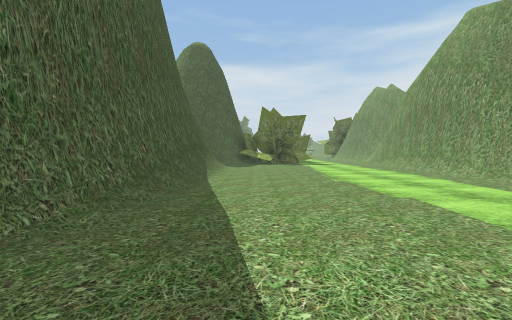
View 1 (above)

16 first-person views from a walk through a scene from a Unity 3-D project. The camera is 1.3 m above the floor, tilts 2° down and sees 90° across. The floor is counted in squares, 2 m on a side. Each view is taken from the middle of a square. On the plan, view 1 faces up. The plan holds only what a view shows up to about 9 squares ahead; the rest is blank. The place goes on beyond the plan. The player character is not drawn. Some animated figures are not drawn. Some surface patterns are stand-ins.

View 2
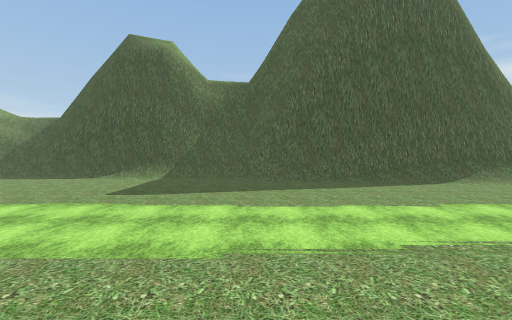

View 3
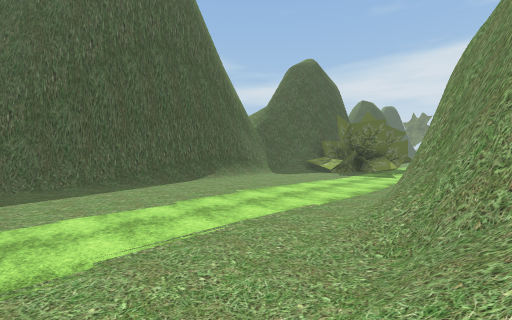

View 4
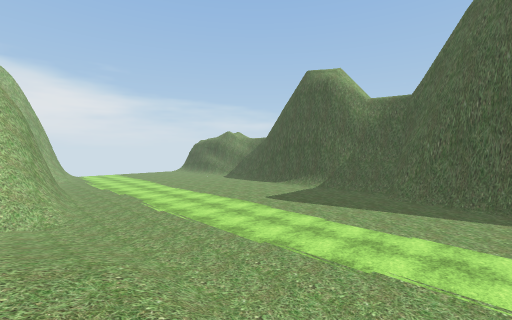

View 5
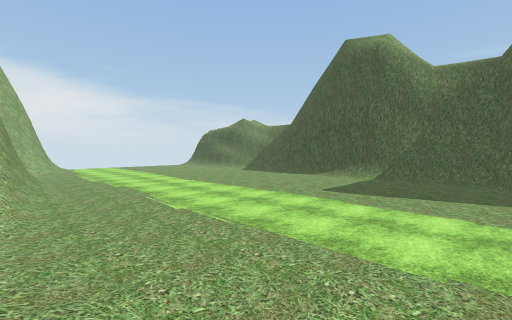

View 6
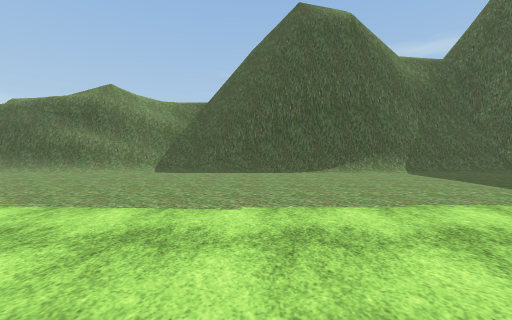

View 7
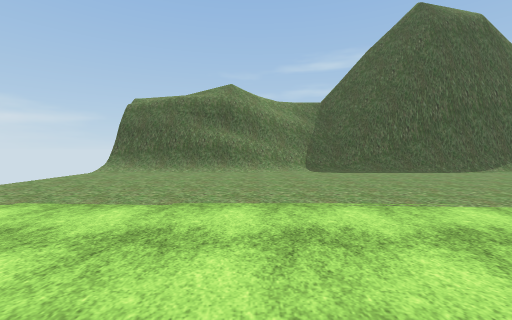

View 8
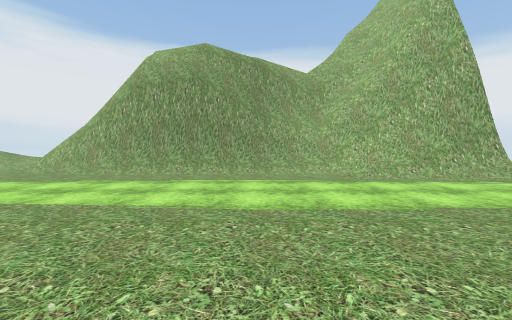

View 9
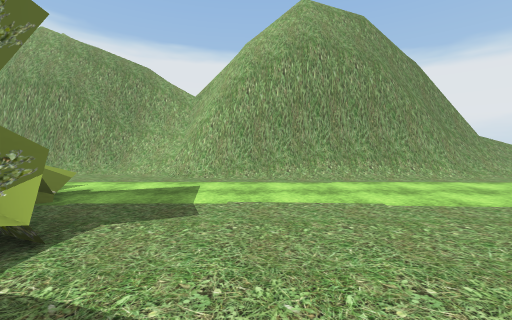

View 10
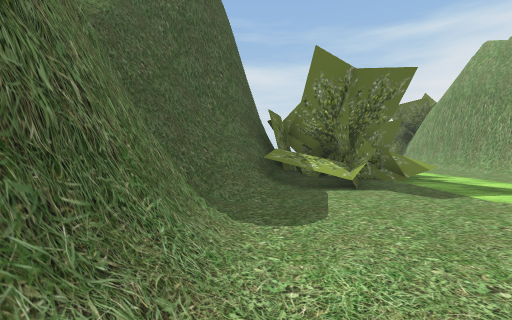

View 11
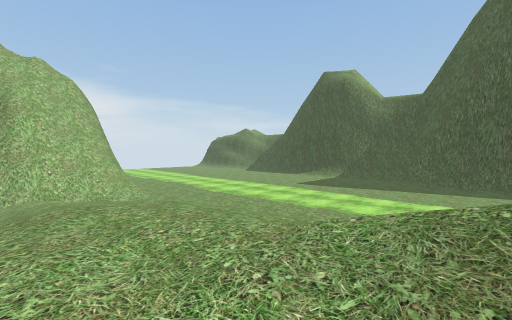

View 12
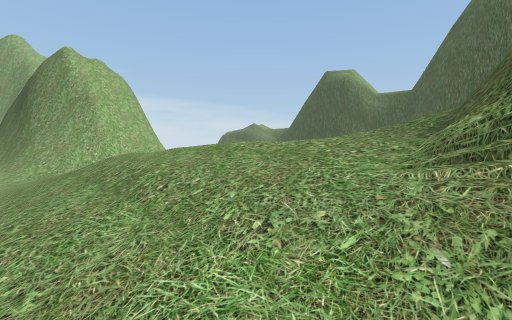

View 13
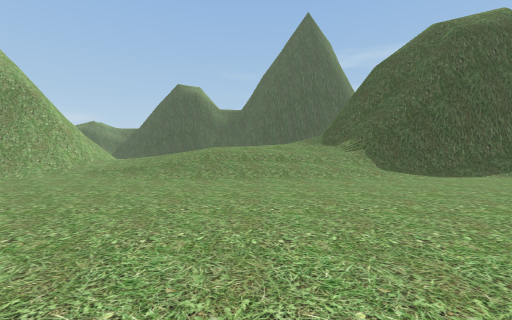

View 14
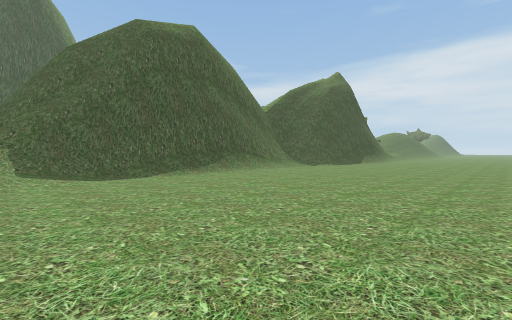

View 15
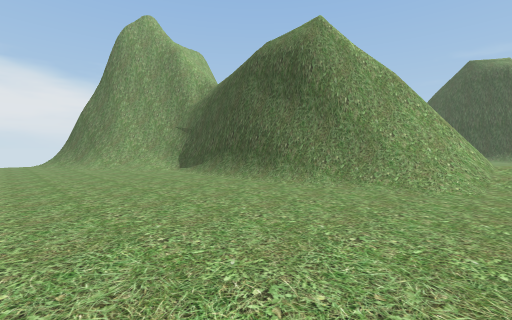

View 16
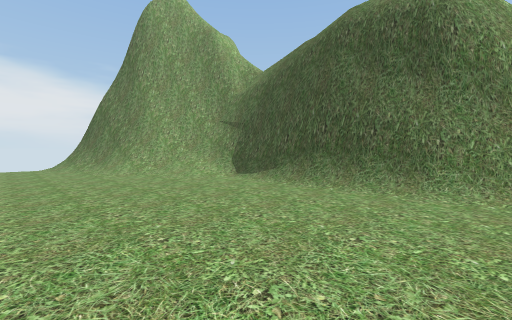

### Floor plan
Key: @ floor where view 1 was taken; # wall or solid block; . main floor; : floor 0.25 m higher than the main floor; + floor 0.75 m higher than the main floor; * floor 1.5 m higher than the main floor; % floor 1.75 m higher than the main floor; / step, stairs or slope; = window, fence, low wall or low ledge; O other object.
Columns run from 4 left of view 1 to 18 right of it. Each row starts with its distance up from view 1.
 14   ##OOO/../##       ...
 13   #=+O....###      ....
 12   #:...../#       .....
 11   #....../#     .......
 10   #....../#    #.......
  9   #....../#    #.......
  8   #....../#    #.......
  7   #....../#   ##.......
  6   #....../#  ###.......
  5   #.......######/......
  4   #......./###///......
  3   #.......///////....
  2   #.......///////.....
  1  ##.......///%///......
  0  #..@.....///*///.....
 -1  #.........//////....
 -2  #.........//////...
 -3  #........./////...
 -4  #..........////......
 -5  #.........==##=/.....
 -6  #.........#####/.....
 -7 ##......../######.....
 -8 #/......../#    #/....
 -9 #/......../#    #/....
-10 #........./#    #/....
-11 #........./#    #/....
-12 #........./#    #/....
-13 #/......../#    #//...
-14 #/......../#    ##/...
-15 #/......./##    ###/..
-16 #/......./##     ##/..
-17 #/....  .##       ##/.
-18 #        ##        #

Where each view was taken, in squares from view 1:
view 1: 0 up, 0 right, facing up
view 2: 0 up, 7 right, facing left
view 3: 1 up, 7 right, facing up-left
view 4: 3 up, 8 right, facing down-left
view 5: 0 up, 7 right, facing down-left
view 6: 8 down, 5 right, facing left
view 7: 13 down, 5 right, facing left
view 8: 12 down, 1 left, facing right
view 9: 11 up, 1 left, facing right
view 10: 8 up, 1 left, facing up
view 11: 3 up, 10 right, facing down-left
view 12: 4 up, 12 right, facing down-left
view 13: 1 up, 18 right, facing left
view 14: 4 up, 18 right, facing up-left
view 15: 4 down, 17 right, facing down-left
view 16: 7 down, 17 right, facing down-left
